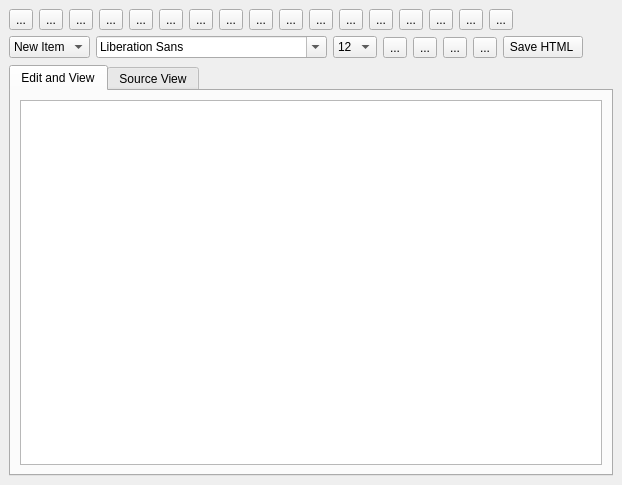
<ui version="4.0" >
 <class>Edit_html</class>
 <widget class="QWidget" name="Edit_html" >
  <property name="geometry" >
   <rect>
    <x>0</x>
    <y>0</y>
    <width>622</width>
    <height>485</height>
   </rect>
  </property>
  <property name="windowTitle" >
   <string>Form</string>
  </property>
  <layout class="QGridLayout" >
   <property name="leftMargin" >
    <number>9</number>
   </property>
   <property name="topMargin" >
    <number>9</number>
   </property>
   <property name="rightMargin" >
    <number>9</number>
   </property>
   <property name="bottomMargin" >
    <number>9</number>
   </property>
   <property name="horizontalSpacing" >
    <number>6</number>
   </property>
   <property name="verticalSpacing" >
    <number>6</number>
   </property>
   <item row="2" column="0" >
    <widget class="QTabWidget" name="tabWidget" >
     <property name="currentIndex" >
      <number>0</number>
     </property>
     <widget class="QWidget" name="tab" >
      <attribute name="title" >
       <string>Edit and View</string>
      </attribute>
      <attribute name="icon" >
       <iconset resource="../attach.qrc" >:/img/icon.png</iconset>
      </attribute>
      <layout class="QGridLayout" >
       <property name="leftMargin" >
        <number>9</number>
       </property>
       <property name="topMargin" >
        <number>9</number>
       </property>
       <property name="rightMargin" >
        <number>9</number>
       </property>
       <property name="bottomMargin" >
        <number>9</number>
       </property>
       <property name="horizontalSpacing" >
        <number>6</number>
       </property>
       <property name="verticalSpacing" >
        <number>6</number>
       </property>
       <item row="0" column="0" >
        <widget class="QVimedit" name="wtext" >
         <property name="acceptDrops" >
          <bool>false</bool>
         </property>
         <property name="readOnly" >
          <bool>false</bool>
         </property>
         <property name="openExternalLinks" >
          <bool>true</bool>
         </property>
        </widget>
       </item>
      </layout>
     </widget>
     <widget class="QWidget" name="tab_2" >
      <attribute name="title" >
       <string>Source View</string>
      </attribute>
      <attribute name="icon" >
       <iconset resource="../attach.qrc" >:/img/view-source.png</iconset>
      </attribute>
      <layout class="QGridLayout" >
       <property name="leftMargin" >
        <number>9</number>
       </property>
       <property name="topMargin" >
        <number>9</number>
       </property>
       <property name="rightMargin" >
        <number>9</number>
       </property>
       <property name="bottomMargin" >
        <number>9</number>
       </property>
       <property name="horizontalSpacing" >
        <number>6</number>
       </property>
       <property name="verticalSpacing" >
        <number>6</number>
       </property>
       <item row="0" column="0" >
        <layout class="QHBoxLayout" >
         <property name="spacing" >
          <number>6</number>
         </property>
         <property name="leftMargin" >
          <number>0</number>
         </property>
         <property name="topMargin" >
          <number>0</number>
         </property>
         <property name="rightMargin" >
          <number>0</number>
         </property>
         <property name="bottomMargin" >
          <number>0</number>
         </property>
         <item>
          <widget class="QTextEdit" name="sline" >
           <property name="sizePolicy" >
            <sizepolicy vsizetype="Expanding" hsizetype="Expanding" >
             <horstretch>0</horstretch>
             <verstretch>0</verstretch>
            </sizepolicy>
           </property>
           <property name="minimumSize" >
            <size>
             <width>75</width>
             <height>0</height>
            </size>
           </property>
           <property name="maximumSize" >
            <size>
             <width>75</width>
             <height>16777215</height>
            </size>
           </property>
           <property name="palette" >
            <palette>
             <active>
              <colorrole role="Light" >
               <brush brushstyle="SolidPattern" >
                <color alpha="255" >
                 <red>208</red>
                 <green>208</green>
                 <blue>208</blue>
                </color>
               </brush>
              </colorrole>
              <colorrole role="BrightText" >
               <brush brushstyle="SolidPattern" >
                <color alpha="255" >
                 <red>0</red>
                 <green>0</green>
                 <blue>0</blue>
                </color>
               </brush>
              </colorrole>
              <colorrole role="Base" >
               <brush brushstyle="SolidPattern" >
                <color alpha="255" >
                 <red>223</red>
                 <green>223</green>
                 <blue>223</blue>
                </color>
               </brush>
              </colorrole>
              <colorrole role="HighlightedText" >
               <brush brushstyle="SolidPattern" >
                <color alpha="255" >
                 <red>0</red>
                 <green>0</green>
                 <blue>0</blue>
                </color>
               </brush>
              </colorrole>
             </active>
             <inactive>
              <colorrole role="Light" >
               <brush brushstyle="SolidPattern" >
                <color alpha="255" >
                 <red>208</red>
                 <green>208</green>
                 <blue>208</blue>
                </color>
               </brush>
              </colorrole>
              <colorrole role="BrightText" >
               <brush brushstyle="SolidPattern" >
                <color alpha="255" >
                 <red>0</red>
                 <green>0</green>
                 <blue>0</blue>
                </color>
               </brush>
              </colorrole>
              <colorrole role="Base" >
               <brush brushstyle="SolidPattern" >
                <color alpha="255" >
                 <red>223</red>
                 <green>223</green>
                 <blue>223</blue>
                </color>
               </brush>
              </colorrole>
              <colorrole role="HighlightedText" >
               <brush brushstyle="SolidPattern" >
                <color alpha="255" >
                 <red>0</red>
                 <green>0</green>
                 <blue>0</blue>
                </color>
               </brush>
              </colorrole>
             </inactive>
             <disabled>
              <colorrole role="Light" >
               <brush brushstyle="SolidPattern" >
                <color alpha="255" >
                 <red>208</red>
                 <green>208</green>
                 <blue>208</blue>
                </color>
               </brush>
              </colorrole>
              <colorrole role="BrightText" >
               <brush brushstyle="SolidPattern" >
                <color alpha="255" >
                 <red>0</red>
                 <green>0</green>
                 <blue>0</blue>
                </color>
               </brush>
              </colorrole>
              <colorrole role="Base" >
               <brush brushstyle="SolidPattern" >
                <color alpha="255" >
                 <red>235</red>
                 <green>233</green>
                 <blue>237</blue>
                </color>
               </brush>
              </colorrole>
              <colorrole role="HighlightedText" >
               <brush brushstyle="SolidPattern" >
                <color alpha="255" >
                 <red>0</red>
                 <green>0</green>
                 <blue>0</blue>
                </color>
               </brush>
              </colorrole>
             </disabled>
            </palette>
           </property>
           <property name="cursor" stdset="0" >
            <cursorShape>ForbiddenCursor</cursorShape>
           </property>
           <property name="frameShadow" >
            <enum>QFrame::Raised</enum>
           </property>
           <property name="readOnly" >
            <bool>true</bool>
           </property>
          </widget>
         </item>
         <item>
          <widget class="QTextEdit" name="stext" >
           <property name="autoFormatting" >
            <set>QTextEdit::AutoAll</set>
           </property>
           <property name="acceptRichText" >
            <bool>false</bool>
           </property>
          </widget>
         </item>
        </layout>
       </item>
      </layout>
     </widget>
    </widget>
   </item>
   <item row="1" column="0" >
    <layout class="QHBoxLayout" >
     <property name="spacing" >
      <number>6</number>
     </property>
     <property name="leftMargin" >
      <number>0</number>
     </property>
     <property name="topMargin" >
      <number>0</number>
     </property>
     <property name="rightMargin" >
      <number>0</number>
     </property>
     <property name="bottomMargin" >
      <number>0</number>
     </property>
     <item>
      <widget class="QComboBox" name="list_ul" >
       <item>
        <property name="text" >
         <string>New Item</string>
        </property>
        <property name="icon" >
         <iconset resource="../attach.qrc" >:/img/unordered-list.png</iconset>
        </property>
       </item>
      </widget>
     </item>
     <item>
      <widget class="QFontComboBox" name="fontname" />
     </item>
     <item>
      <widget class="QComboBox" name="fontsize" >
       <item>
        <property name="text" >
         <string>12</string>
        </property>
       </item>
       <item>
        <property name="text" >
         <string>15</string>
        </property>
       </item>
      </widget>
     </item>
     <item>
      <widget class="QToolButton" name="vol_color" >
       <property name="toolTip" >
        <string>&lt;html>&lt;head>&lt;meta name="qrichtext" content="1" />&lt;style type="text/css">
p, li { white-space: pre-wrap; }
&lt;/style>&lt;/head>&lt;body style=" font-family:'MS Shell Dlg 2'; font-size:8.25pt; font-weight:400; font-style:normal; text-decoration:none;">
&lt;p style=" margin-top:0px; margin-bottom:0px; margin-left:0px; margin-right:0px; -qt-block-indent:0; text-indent:0px;">Font color&lt;/p>&lt;/body>&lt;/html></string>
       </property>
       <property name="whatsThis" >
        <string>&lt;html>&lt;head>&lt;meta name="qrichtext" content="1" />&lt;style type="text/css">
p, li { white-space: pre-wrap; }
&lt;/style>&lt;/head>&lt;body style=" font-family:'MS Shell Dlg 2'; font-size:8.25pt; font-weight:400; font-style:normal; text-decoration:none;">
&lt;p style=" margin-top:0px; margin-bottom:0px; margin-left:0px; margin-right:0px; -qt-block-indent:0; text-indent:0px; font-size:8pt;">Font color&lt;/p>&lt;/body>&lt;/html></string>
       </property>
       <property name="text" >
        <string>...</string>
       </property>
       <property name="icon" >
        <iconset resource="../attach.qrc" >:/img/info.png</iconset>
       </property>
       <property name="iconSize" >
        <size>
         <width>22</width>
         <height>22</height>
        </size>
       </property>
      </widget>
     </item>
     <item>
      <widget class="QToolButton" name="vol_br" >
       <property name="toolTip" >
        <string>Break Line</string>
       </property>
       <property name="statusTip" >
        <string>Break Line</string>
       </property>
       <property name="whatsThis" >
        <string>Break Line</string>
       </property>
       <property name="text" >
        <string>...</string>
       </property>
       <property name="icon" >
        <iconset resource="../attach.qrc" >:/img/document.png</iconset>
       </property>
       <property name="iconSize" >
        <size>
         <width>22</width>
         <height>22</height>
        </size>
       </property>
      </widget>
     </item>
     <item>
      <widget class="QToolButton" name="vol_img" >
       <property name="toolTip" >
        <string>New Image</string>
       </property>
       <property name="statusTip" >
        <string>New Image</string>
       </property>
       <property name="whatsThis" >
        <string>New Image</string>
       </property>
       <property name="text" >
        <string>...</string>
       </property>
       <property name="icon" >
        <iconset resource="../attach.qrc" >:/img/pictures.png</iconset>
       </property>
       <property name="iconSize" >
        <size>
         <width>22</width>
         <height>22</height>
        </size>
       </property>
      </widget>
     </item>
     <item>
      <widget class="QToolButton" name="val_table" >
       <property name="toolTip" >
        <string>New Table</string>
       </property>
       <property name="statusTip" >
        <string>New Table</string>
       </property>
       <property name="whatsThis" >
        <string>New Table</string>
       </property>
       <property name="text" >
        <string>...</string>
       </property>
       <property name="icon" >
        <iconset resource="../attach.qrc" >:/img/table.png</iconset>
       </property>
       <property name="iconSize" >
        <size>
         <width>22</width>
         <height>22</height>
        </size>
       </property>
      </widget>
     </item>
     <item>
      <widget class="QPushButton" name="savecache" >
       <property name="text" >
        <string>Save HTML </string>
       </property>
       <property name="icon" >
        <iconset resource="../attach.qrc" >:/img/filesave.png</iconset>
       </property>
       <property name="iconSize" >
        <size>
         <width>22</width>
         <height>22</height>
        </size>
       </property>
       <property name="shortcut" >
        <string>Ctrl+F</string>
       </property>
      </widget>
     </item>
     <item>
      <spacer>
       <property name="orientation" >
        <enum>Qt::Horizontal</enum>
       </property>
       <property name="sizeHint" >
        <size>
         <width>141</width>
         <height>23</height>
        </size>
       </property>
      </spacer>
     </item>
    </layout>
   </item>
   <item row="0" column="0" >
    <layout class="QHBoxLayout" >
     <property name="spacing" >
      <number>6</number>
     </property>
     <property name="leftMargin" >
      <number>0</number>
     </property>
     <property name="topMargin" >
      <number>0</number>
     </property>
     <property name="rightMargin" >
      <number>0</number>
     </property>
     <property name="bottomMargin" >
      <number>0</number>
     </property>
     <item>
      <widget class="QToolButton" name="vol_print" >
       <property name="toolTip" >
        <string>Print File</string>
       </property>
       <property name="statusTip" >
        <string>Print File</string>
       </property>
       <property name="whatsThis" >
        <string>Print File</string>
       </property>
       <property name="text" >
        <string>...</string>
       </property>
       <property name="icon" >
        <iconset resource="../attach.qrc" >:/img/fileprint.png</iconset>
       </property>
       <property name="iconSize" >
        <size>
         <width>22</width>
         <height>22</height>
        </size>
       </property>
      </widget>
     </item>
     <item>
      <widget class="QToolButton" name="vol_pdf" >
       <property name="toolTip" >
        <string>Export as PDF</string>
       </property>
       <property name="statusTip" >
        <string>Export as PDF</string>
       </property>
       <property name="whatsThis" >
        <string>Export as PDF</string>
       </property>
       <property name="text" >
        <string>...</string>
       </property>
       <property name="icon" >
        <iconset resource="../attach.qrc" >:/img/exportpdf.png</iconset>
       </property>
       <property name="iconSize" >
        <size>
         <width>22</width>
         <height>22</height>
        </size>
       </property>
      </widget>
     </item>
     <item>
      <widget class="QToolButton" name="vol_html" >
       <property name="toolTip" >
        <string>Export as html</string>
       </property>
       <property name="statusTip" >
        <string>Export as html</string>
       </property>
       <property name="whatsThis" >
        <string>Export as html</string>
       </property>
       <property name="text" >
        <string>...</string>
       </property>
       <property name="icon" >
        <iconset resource="../attach.qrc" >:/img/filesave.png</iconset>
       </property>
       <property name="iconSize" >
        <size>
         <width>22</width>
         <height>22</height>
        </size>
       </property>
      </widget>
     </item>
     <item>
      <widget class="QToolButton" name="vol_undo" >
       <property name="toolTip" >
        <string>Undo</string>
       </property>
       <property name="statusTip" >
        <string>Undo</string>
       </property>
       <property name="whatsThis" >
        <string>Undo</string>
       </property>
       <property name="text" >
        <string>...</string>
       </property>
       <property name="icon" >
        <iconset resource="../attach.qrc" >:/img/editundo.png</iconset>
       </property>
       <property name="iconSize" >
        <size>
         <width>22</width>
         <height>22</height>
        </size>
       </property>
      </widget>
     </item>
     <item>
      <widget class="QToolButton" name="vol_redo" >
       <property name="toolTip" >
        <string>Redo</string>
       </property>
       <property name="statusTip" >
        <string>Redo</string>
       </property>
       <property name="whatsThis" >
        <string>Redo</string>
       </property>
       <property name="text" >
        <string>...</string>
       </property>
       <property name="icon" >
        <iconset resource="../attach.qrc" >:/img/editredo.png</iconset>
       </property>
       <property name="iconSize" >
        <size>
         <width>22</width>
         <height>22</height>
        </size>
       </property>
      </widget>
     </item>
     <item>
      <widget class="QToolButton" name="vol_cut" >
       <property name="toolTip" >
        <string>Cut</string>
       </property>
       <property name="statusTip" >
        <string>Cut</string>
       </property>
       <property name="whatsThis" >
        <string>Cut</string>
       </property>
       <property name="text" >
        <string>...</string>
       </property>
       <property name="icon" >
        <iconset resource="../attach.qrc" >:/img/cut.png</iconset>
       </property>
       <property name="iconSize" >
        <size>
         <width>22</width>
         <height>22</height>
        </size>
       </property>
      </widget>
     </item>
     <item>
      <widget class="QToolButton" name="vol_copy" >
       <property name="toolTip" >
        <string>Copy</string>
       </property>
       <property name="statusTip" >
        <string>Copy</string>
       </property>
       <property name="whatsThis" >
        <string>Copy</string>
       </property>
       <property name="text" >
        <string>...</string>
       </property>
       <property name="icon" >
        <iconset resource="../attach.qrc" >:/img/copy.png</iconset>
       </property>
       <property name="iconSize" >
        <size>
         <width>22</width>
         <height>22</height>
        </size>
       </property>
      </widget>
     </item>
     <item>
      <widget class="QToolButton" name="mypaste" >
       <property name="toolTip" >
        <string>Paste</string>
       </property>
       <property name="statusTip" >
        <string>Paste</string>
       </property>
       <property name="whatsThis" >
        <string>Paste</string>
       </property>
       <property name="text" >
        <string>...</string>
       </property>
       <property name="icon" >
        <iconset resource="../attach.qrc" >:/img/paste.png</iconset>
       </property>
       <property name="iconSize" >
        <size>
         <width>22</width>
         <height>22</height>
        </size>
       </property>
      </widget>
     </item>
     <item>
      <widget class="QToolButton" name="vol_link" >
       <property name="toolTip" >
        <string>Link</string>
       </property>
       <property name="statusTip" >
        <string>Link</string>
       </property>
       <property name="whatsThis" >
        <string>Link</string>
       </property>
       <property name="text" >
        <string>...</string>
       </property>
       <property name="icon" >
        <iconset resource="../attach.qrc" >:/img/link.png</iconset>
       </property>
       <property name="iconSize" >
        <size>
         <width>22</width>
         <height>22</height>
        </size>
       </property>
      </widget>
     </item>
     <item>
      <widget class="QToolButton" name="vol_bold" >
       <property name="toolTip" >
        <string>Bold</string>
       </property>
       <property name="statusTip" >
        <string>Bold</string>
       </property>
       <property name="whatsThis" >
        <string>Bold</string>
       </property>
       <property name="text" >
        <string>...</string>
       </property>
       <property name="icon" >
        <iconset resource="../attach.qrc" >:/img/textbold.png</iconset>
       </property>
       <property name="iconSize" >
        <size>
         <width>22</width>
         <height>22</height>
        </size>
       </property>
       <property name="checkable" >
        <bool>true</bool>
       </property>
      </widget>
     </item>
     <item>
      <widget class="QToolButton" name="vol_italic" >
       <property name="toolTip" >
        <string>Italic</string>
       </property>
       <property name="statusTip" >
        <string>Italic</string>
       </property>
       <property name="whatsThis" >
        <string>Italic</string>
       </property>
       <property name="text" >
        <string>...</string>
       </property>
       <property name="icon" >
        <iconset resource="../attach.qrc" >:/img/textitalic.png</iconset>
       </property>
       <property name="iconSize" >
        <size>
         <width>22</width>
         <height>22</height>
        </size>
       </property>
       <property name="checkable" >
        <bool>true</bool>
       </property>
      </widget>
     </item>
     <item>
      <widget class="QToolButton" name="vol_underline" >
       <property name="toolTip" >
        <string>Underline</string>
       </property>
       <property name="statusTip" >
        <string>Underline</string>
       </property>
       <property name="whatsThis" >
        <string>Underline</string>
       </property>
       <property name="text" >
        <string>...</string>
       </property>
       <property name="icon" >
        <iconset resource="../attach.qrc" >:/img/textunder.png</iconset>
       </property>
       <property name="iconSize" >
        <size>
         <width>22</width>
         <height>22</height>
        </size>
       </property>
       <property name="checkable" >
        <bool>true</bool>
       </property>
      </widget>
     </item>
     <item>
      <widget class="QToolButton" name="vol_left" >
       <property name="toolTip" >
        <string>Text align Left</string>
       </property>
       <property name="statusTip" >
        <string>Text align Left</string>
       </property>
       <property name="whatsThis" >
        <string>Text align Left</string>
       </property>
       <property name="text" >
        <string>...</string>
       </property>
       <property name="icon" >
        <iconset resource="../attach.qrc" >:/img/textleft.png</iconset>
       </property>
       <property name="iconSize" >
        <size>
         <width>22</width>
         <height>22</height>
        </size>
       </property>
      </widget>
     </item>
     <item>
      <widget class="QToolButton" name="vol_center" >
       <property name="toolTip" >
        <string>Text align Center</string>
       </property>
       <property name="statusTip" >
        <string>Text align Center</string>
       </property>
       <property name="whatsThis" >
        <string>Text align Center</string>
       </property>
       <property name="text" >
        <string>...</string>
       </property>
       <property name="icon" >
        <iconset resource="../attach.qrc" >:/img/textcenter.png</iconset>
       </property>
       <property name="iconSize" >
        <size>
         <width>22</width>
         <height>22</height>
        </size>
       </property>
      </widget>
     </item>
     <item>
      <widget class="QToolButton" name="vol_right" >
       <property name="toolTip" >
        <string>Text align Center</string>
       </property>
       <property name="statusTip" >
        <string>Text align Center</string>
       </property>
       <property name="whatsThis" >
        <string>Text align Center</string>
       </property>
       <property name="text" >
        <string>...</string>
       </property>
       <property name="icon" >
        <iconset resource="../attach.qrc" >:/img/textright.png</iconset>
       </property>
       <property name="iconSize" >
        <size>
         <width>22</width>
         <height>22</height>
        </size>
       </property>
      </widget>
     </item>
     <item>
      <widget class="QToolButton" name="vol_justify" >
       <property name="toolTip" >
        <string>Text align Justify</string>
       </property>
       <property name="statusTip" >
        <string>Text align Justify</string>
       </property>
       <property name="whatsThis" >
        <string>Text align Justify</string>
       </property>
       <property name="text" >
        <string>...</string>
       </property>
       <property name="icon" >
        <iconset resource="../attach.qrc" >:/img/textjustify.png</iconset>
       </property>
       <property name="iconSize" >
        <size>
         <width>22</width>
         <height>22</height>
        </size>
       </property>
      </widget>
     </item>
     <item>
      <widget class="QToolButton" name="vol_source" >
       <property name="toolTip" >
        <string>Source View</string>
       </property>
       <property name="statusTip" >
        <string>Source View</string>
       </property>
       <property name="whatsThis" >
        <string>Source View</string>
       </property>
       <property name="text" >
        <string>...</string>
       </property>
       <property name="icon" >
        <iconset resource="../attach.qrc" >:/img/view-source.png</iconset>
       </property>
       <property name="iconSize" >
        <size>
         <width>22</width>
         <height>22</height>
        </size>
       </property>
       <property name="checkable" >
        <bool>true</bool>
       </property>
      </widget>
     </item>
     <item>
      <spacer>
       <property name="orientation" >
        <enum>Qt::Horizontal</enum>
       </property>
       <property name="sizeHint" >
        <size>
         <width>40</width>
         <height>20</height>
        </size>
       </property>
      </spacer>
     </item>
    </layout>
   </item>
  </layout>
 </widget>
 <customwidgets>
  <customwidget>
   <class>QVimedit</class>
   <extends>QTextBrowser</extends>
   <header>qvimedit.h</header>
  </customwidget>
 </customwidgets>
 <resources>
  <include location="../attach.qrc" />
 </resources>
 <connections/>
</ui>
